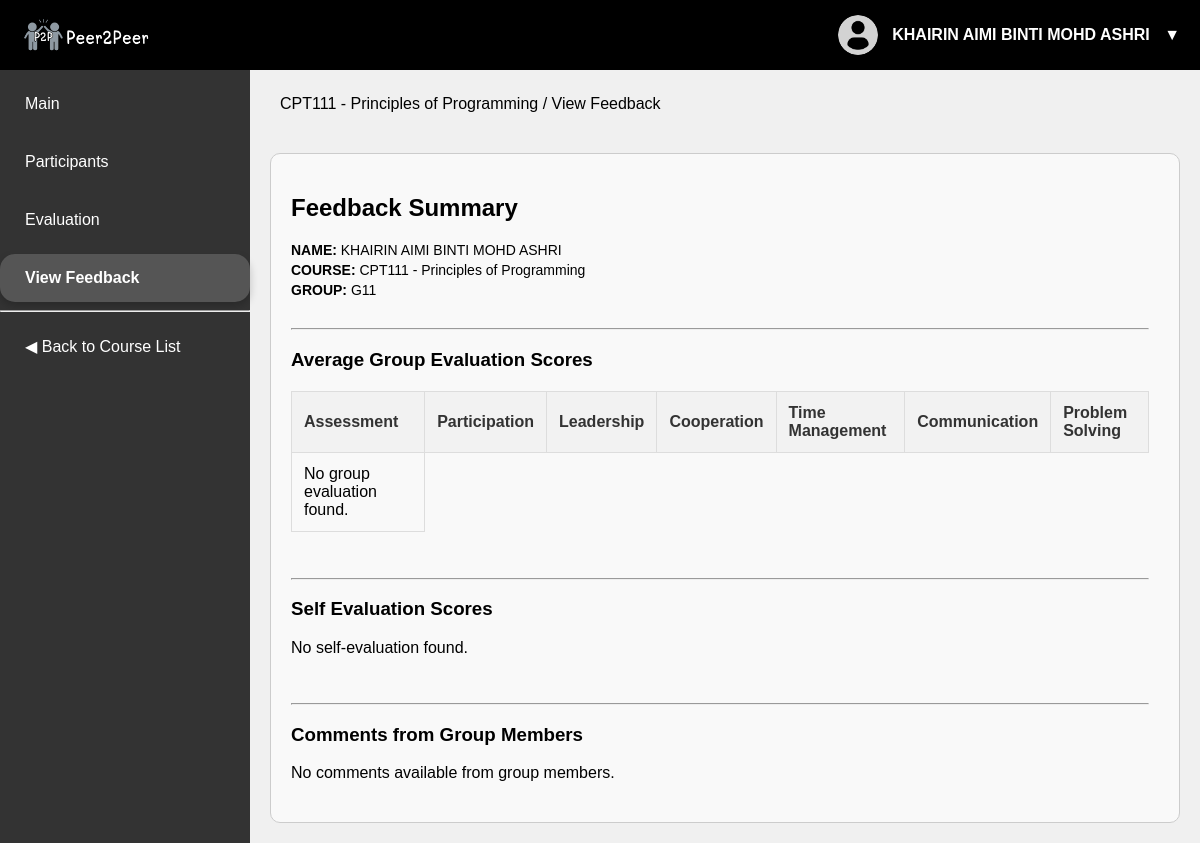
Screenshot of /feedback/1 (signed in) with the database file from the repository.
### models.py (models this page shows)
class User(db.Model):
    __tablename__ = 'User'
    id = db.Column(db.Integer, primary_key=True)
    name = db.Column(db.String(100), nullable=False)
    email = db.Column(db.String(100), unique=True, nullable=False)
    username = db.Column(db.String(50), unique=True, nullable=False)
    password = db.Column(db.String(255), nullable=False)  # Store hashed passwords
    role = db.Column(SQLAlchemyEnum('student', 'lecturer', 'admin', name='user_roles'), nullable=False)
    enrollments = db.relationship('UserCourseEnrollment', back_populates='user')
    group_evaluations = db.relationship('GroupEvaluations', back_populates='evaluatee', lazy=True)  # Add this line

class Course(db.Model):
    __tablename__ = 'Course'
    id = db.Column(db.Integer, primary_key=True)
    name = db.Column(db.String(100), nullable=False)
    code = db.Column(db.String(20), unique=True, nullable=False)
    enrollments = db.relationship('UserCourseEnrollment', back_populates='course')
    assignments = db.relationship('Assignments', back_populates='course')
    self_evaluations = db.relationship('SelfEvaluations', back_populates='course')
    comments = db.relationship('Comments', back_populates='course')

class Groups(db.Model):
    __tablename__ = 'Groups'
    id = db.Column(db.Integer, primary_key=True)
    course_id = db.Column(db.Integer, db.ForeignKey('Course.id'), nullable=False)
    name = db.Column(db.String(100), nullable=False)
    course = db.relationship('Course', backref='groups')
    members = db.relationship('GroupMembers', back_populates='group')
    group_evaluations = db.relationship('GroupEvaluations', back_populates='group', lazy=True)
    participation_evaluations = db.relationship('ParticipationEvaluations', back_populates='group', lazy=True)  # Add this line
    leadership_evaluations = db.relationship('LeadershipEvaluations', back_populates='group', lazy=True)
    cooperation_evaluations = db.relationship('CooperationEvaluations', back_populates='group', lazy=True)
    time_management_evaluations = db.relationship('TimeManagementEvaluations', back_populates='group', lazy=True)
    communication_evaluations = db.relationship('CommunicationEvaluations', back_populates='group', lazy=True)
    problem_solving_evaluations = db.relationship('ProblemSolvingEvaluations', back_populates='group', lazy=True)

### app.py (the view, shortened to what this page needs)
@app.route('/feedback/<int:course_id>', methods=['GET'])
def view_feedback(course_id):
    course = Course.query.get(course_id)
    user_id = session.get('user_id')
    user = User.query.get(user_id) if user_id else None  # Get user if logged in
    group = None
    if user:
        group_membership = GroupMembers.query.filter_by(user_id=user.id).first()
        if group_membership:
            group = Groups.query.get(group_membership.group_id)  # Get the group based on membership
    assignments = Assignments.query.filter_by(course_id=course_id).all()
    assignment_average_scores = {}
    if group:
        for assignment in assignments:
            evaluations = GroupEvaluations.query.filter_by(
                assignment_id=assignment.id,
                group_id=group.id,
                evaluatee_id=user_id  # Assuming evaluatee_id corresponds to user_id
            ).all()
    self_evaluation = SelfEvaluations.query.filter_by(user_id=user_id, course_id=course_id).first()
    comments = Comments.query.filter_by(course_id=course_id, group_id=group.id).all() if group else []
    return render_template('view_feedback.html',
                           user=user,
                           course=course,
                           assignments=assignments,
                           group=group,
                           assignment_average_scores=assignment_average_scores,
                           self_evaluation=self_evaluation,
                           comments=comments,
                           active_page='view_feedback')

### templates/view_feedback.html (shortened to what this page needs)
<!DOCTYPE html>
<html lang="en">
<head>
    <link rel="stylesheet" href="../static/style.css">
</head>
<body>
	<header>
        <div class="topnav">
            <div class="logo">
                <img src="{{ url_for('static', filename='P2P.png') }}" alt="Logo">
            </div>
            <div class="user-profile">
                <img src="{{ url_for('static', filename='user.png') }}" alt="Profile picture">
                <span>{{ user.name }}</span>
                <button class="profile-toggle">▼</button>
            </div>
        </div>
    </header>
    <div class="main">
        <div class="sidenav">
            <a href="{{ url_for('course_view', course_id=course.id) }}" class="{% if active_page == 'course_view' %}active{% endif %}">Main</a>
            <a href="{{ url_for('participants_view', course_id=course.id) }}" class="{% if active_page == 'participants_student' %}active{% endif %}">Participants</a>
            <a href="{{ url_for('evaluation', course_id=course.id) }}" class="{% if active_page == 'evaluation' %}active{% endif %}">Evaluation</a>
            <a href="{{ url_for('view_feedback', course_id=course.id) }}" class="{% if active_page == 'view_feedback' %}active{% endif %}">View Feedback</a>
            <hr>
             <a href="{{ url_for('course_selection') }}">◀ Back to Course List</a>
        </div>
        <div class="webloc-section">
            <p>{{ course.code }} - {{ course.name }} / View Feedback</p>
        </div>
        <div class="block-2">
            <h2>Feedback Summary</h2>
            <p style="font-size: 14px; margin: 4px 0;"><strong>NAME:</strong> {{ user.name }}</p>
        	<p style="font-size: 14px; margin: 4px 0;"><strong>COURSE:</strong> {{ course.code }} - {{ course.name }}</p>
	        <p style="font-size: 14px; margin: 4px 0;"><strong>GROUP:</strong> {{ group.name if group else 'N/A' }}</p>
	        <br><hr>
	        <h3>Average Group Evaluation Scores</h3>
	        <div class="table-style">
		        <table>
		            <thead>
		                <tr>
		                	<th>Assessment</th>
				            <th>Participation</th>
				            <th>Leadership</th>
				            <th>Cooperation</th>
				            <th>Time Management</th>
				            <th>Communication</th>
				            <th>Problem Solving</th>
		                </tr>
		            </thead>
		            <tbody>
		            	{% if assignment_average_scores|length == 0 %}
		            		<tr>
		            			<td> No group evaluation found.</td>
		            		</tr>
					    {% endif %}
		            </tbody>
		        </table>
		    </div>
		    <br><hr>
	        <h3>Self Evaluation Scores</h3>
	        <div class="table-style">
		        {% if self_evaluation %}
		            <table>
		                <thead>
		                    <tr>
		                        <th></th>
					            <th>Participation</th>
					            <th>Leadership</th>
					            <th>Cooperation</th>
					            <th>Time Management</th>
					            <th>Communication</th>
					            <th>Problem Solving</th>
		                    </tr>
		                </thead>
		                <tbody>
		                    <tr>
					            <td>Self Evaluation</td>
					            <td>{{ self_evaluation.P }}</td>
					            <td>{{ self_evaluation.L }}</td>
					            <td>{{ self_evaluation.C }}</td>
					            <td>{{ self_evaluation.TM }}</td>
					            <td>{{ self_evaluation.Comm }}</td>
					            <td>{{ self_evaluation.PS }}</td>
					        </tr>
		                </tbody>
		            </table>
		        {% else %}
		            <p style="font-size: 16px;">No self-evaluation found.</p>
		        {% endif %}
	        </div>
	        <br><hr>
	        <h3>Comments from Group Members</h3>
	        {% if comments %}
	            {% for comment in comments %}
	                <div class="comment-panel">
		                <p class="comment-author"><strong>Anonymous</strong></p>
		                <p class="comment-text">{{ comment.comment }}</p>
		            </div>
	            {% endfor %}
	        {% else %}
	            <p style="font-size: 16px;">No comments available from group members.</p>
	        {% endif %}
        </div>
    </div>
</body>
</html>

### static/style.css (style rules this page uses)
body, html { margin: 0; padding: 0; height: 100%; font-family: Arial, sans-serif; background-color: #f0f0f0; }
header { background-color: #000; position: fixed; width: 100%; z-index: 1000; }
.topnav { display: flex; justify-content: space-between; align-items: center; padding: 10px 20px; height: 50px; }
.logo img { height: 40px; vertical-align: middle; }
p { font-size: 20px; margin: 10px 0 20px; }
a { display: inline-block; margin-top: 10px; color: #007bff; text-decoration: none; }
.sidenav { width: 250px; height: 100vh; position: fixed; left: 0; top: 0; background-color: #333; padding-top: 70px; transition: 0.3s; }
.sidenav a { display: block; color: white; padding: 15px 25px; text-decoration: none; font-size: 16px; transition: 0.3s; }
.sidenav a.active { background-color: #555; color: white; font-weight: bold; border-radius: 15px; box-shadow: 0 4px 8px rgba(0, 0, 0, 0.2); font-size: 1em; }
.webloc-section { margin-top: 55px; padding: 10px; font-size: 12px; margin-bottom: 0px; }
.webloc-section p { font-size: 16px; }
.main { margin-left: 250px; padding: 20px; }
.block-2 { position: relative; background-color: #f9f9f9; margin-top: 10px; padding: 20px; border: 1px solid #ccc; padding-right: 30px; border-radius: 10px; }
.user-profile { position: relative; }
.user-profile img { width: 40px; height: 40px; border-radius: 50%; margin-right: 10px; vertical-align: middle; }
.user-profile span { font-size: 16px; font-weight: bold; color: #fff; line-height: 40px; }
.profile-toggle { background: none; border: none; color: #fff; font-size: 16px; cursor: pointer; padding: 0; margin-left: 10px; }
.table-style table { width: 100%; border-collapse: collapse; margin: 20px 0; font-size: 16px; text-align: left; }
th, td { padding: 12px; border: 1px solid #dddddd; }
th { background-color: #f2f2f2; color: #333; }

### rows the page displays
User: name "KHAIRIN AIMI BINTI MOHD ASHRI"
Course: code "CPT111", name "Principles of Programming"
Groups: name "G11"
